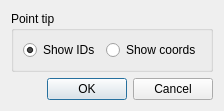
<?xml version="1.0" encoding="UTF-8"?>
<ui version="4.0">
 <class>QgsGeorefConfigDialogBase</class>
 <widget class="QDialog" name="QgsGeorefConfigDialogBase">
  <property name="geometry">
   <rect>
    <x>0</x>
    <y>0</y>
    <width>221</width>
    <height>102</height>
   </rect>
  </property>
  <property name="windowTitle">
   <string>Configure Georeferencer</string>
  </property>
  <layout class="QGridLayout" name="gridLayout">
   <item row="0" column="0">
    <widget class="QGroupBox" name="mPointTipGroupBox">
     <property name="title">
      <string>Point tip</string>
     </property>
     <layout class="QHBoxLayout" name="horizontalLayout">
      <item>
       <widget class="QRadioButton" name="mShowIDsRadioButton">
        <property name="text">
         <string>Show IDs</string>
        </property>
        <property name="checked">
         <bool>true</bool>
        </property>
       </widget>
      </item>
      <item>
       <widget class="QRadioButton" name="mShowCoordsRadioButton">
        <property name="text">
         <string>Show coords</string>
        </property>
       </widget>
      </item>
     </layout>
    </widget>
   </item>
   <item row="1" column="0">
    <widget class="QDialogButtonBox" name="buttonBox">
     <property name="orientation">
      <enum>Qt::Horizontal</enum>
     </property>
     <property name="standardButtons">
      <set>QDialogButtonBox::Cancel|QDialogButtonBox::Ok</set>
     </property>
    </widget>
   </item>
  </layout>
 </widget>
 <resources/>
 <connections/>
</ui>
